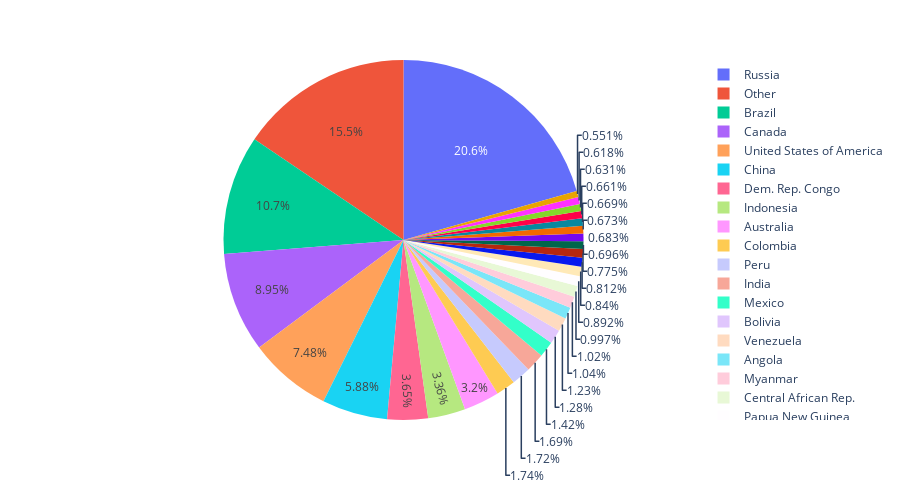

The code cell stored with this chart in its notebook:
### Code cell
geemap.pie_chart(
    'data/esa_2021_country.csv', names='NAME', values='Class_10', max_rows=30, height=500
)

### Figure 1 — Plotly figure (JSON) as saved in the notebook; plotly's stock layout.template omitted (floating-point values rounded to 4 significant figures; data arrays with more than 128 entries replaced by an {"elided": "..."} marker saying what was removed)
{"data": [{"domain": {"x": [0, 1], "y": [0, 1]}, "hovertemplate": "NAME=%{label}<br>Class_10=%{value}<extra></extra>", "labels": {"elided": "176 str values"}, "legendgroup": "", "name": "", "showlegend": true, "type": "pie", "values": {"elided": "176 int values"}}], "layout": {"height": 500, "legend": {"tracegroupgap": 0}, "margin": {"t": 60}}}
